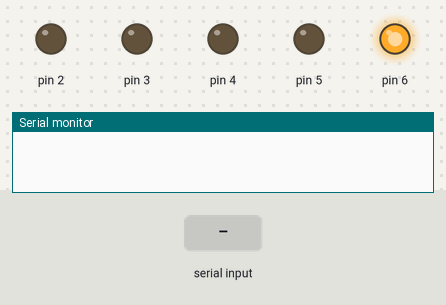
A sketch run on a simulated Arduino Uno, built with avr-gcc and run on an emulated ATmega328P. Parts: output pins drawn as LEDs (lit = HIGH), the last lines printed to the serial monitor. Dashed ring = blinking. The inputs (shaded band) are chosen by the test bench.

Above: at 1.5 s.
1.6 s: "90,45\n" received over Serial
At 3.5 s:
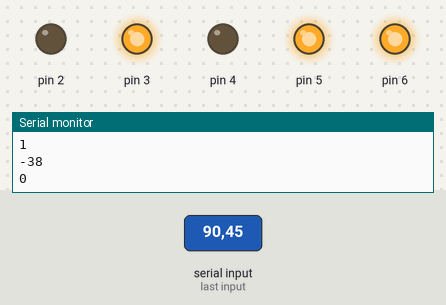
4.6 s: "30,150\n" received over Serial
At 5.2 s:
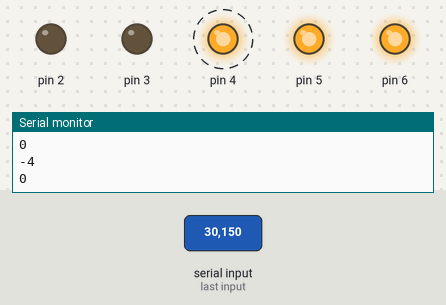
7.6 s: "200\n" received over Serial
At 7.8 s:
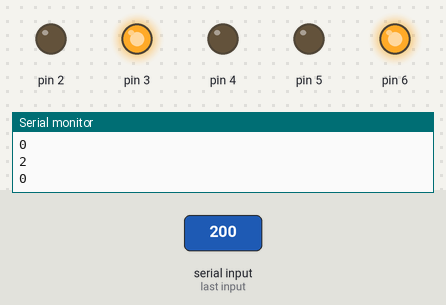
Timing chart, 0 to 10.6 s (numbered marks = the images above; inputs shaded):
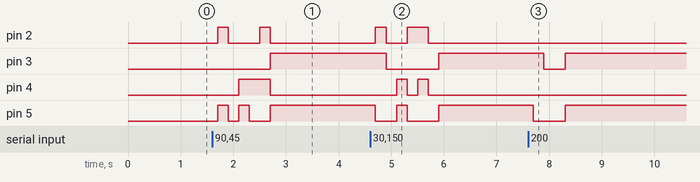

Measured:
- after the input at 1.6 s, pin 2: alternates HIGH for 0.20 s and LOW for 0.60 s, 4 changes in all, then stays LOW, starting after 0.10 s; pin 3: LOW → HIGH after 1.1 s; pin 4: LOW → HIGH after 0.50 s, → LOW 0.60 s later; pin 5: goes HIGH 0.20 s, LOW 0.20 s, HIGH 0.20 s, LOW 0.40 s, then HIGH, starting after 0.10 s
- after the input at 4.6 s, pin 2: LOW → HIGH after 0.10 s, → LOW 0.20 s later, → HIGH 0.40 s later, → LOW 0.40 s later; pin 3: HIGH → LOW after 0.30 s, → HIGH 1.0 s later
- after the input at 7.6 s, pin 3: HIGH → LOW after 0.30 s, → HIGH 0.40 s later; pin 5: HIGH → LOW after 0.10 s, → HIGH 0.60 s later

The sketch:

sketch_jul04b.ino
```cpp
void setup()
{
  pinMode(2, OUTPUT);
  pinMode(3, OUTPUT);
  pinMode(4, OUTPUT);
  pinMode(5, OUTPUT);
  pinMode(6, OUTPUT);
  Serial.begin(9600);

   digitalWrite(6,LOW);
  delay(100);
  digitalWrite(2,LOW);
  digitalWrite(3,LOW);
  digitalWrite(4,LOW);
  digitalWrite(5,LOW);
  delay(100);
  digitalWrite(6,HIGH);
  delay(100);


}
int income=0;
void loop()
{
  if(Serial.available()>0)
    {
    income=Serial.read();

    income=income-'0';
    Serial.println(income,DEC);
    digitalWrite(6,HIGH);
    delay(100);

    digitalWrite(2,income&0x1?HIGH:LOW);
    digitalWrite(3,(income>>1)&0x1?HIGH:LOW);
    digitalWrite(4,(income>>2)&0x1?HIGH:LOW);
    digitalWrite(5,(income>>3)&0x1?HIGH:LOW);
    Serial.println(income&0x1);

    delay(100);
  }
}
```
